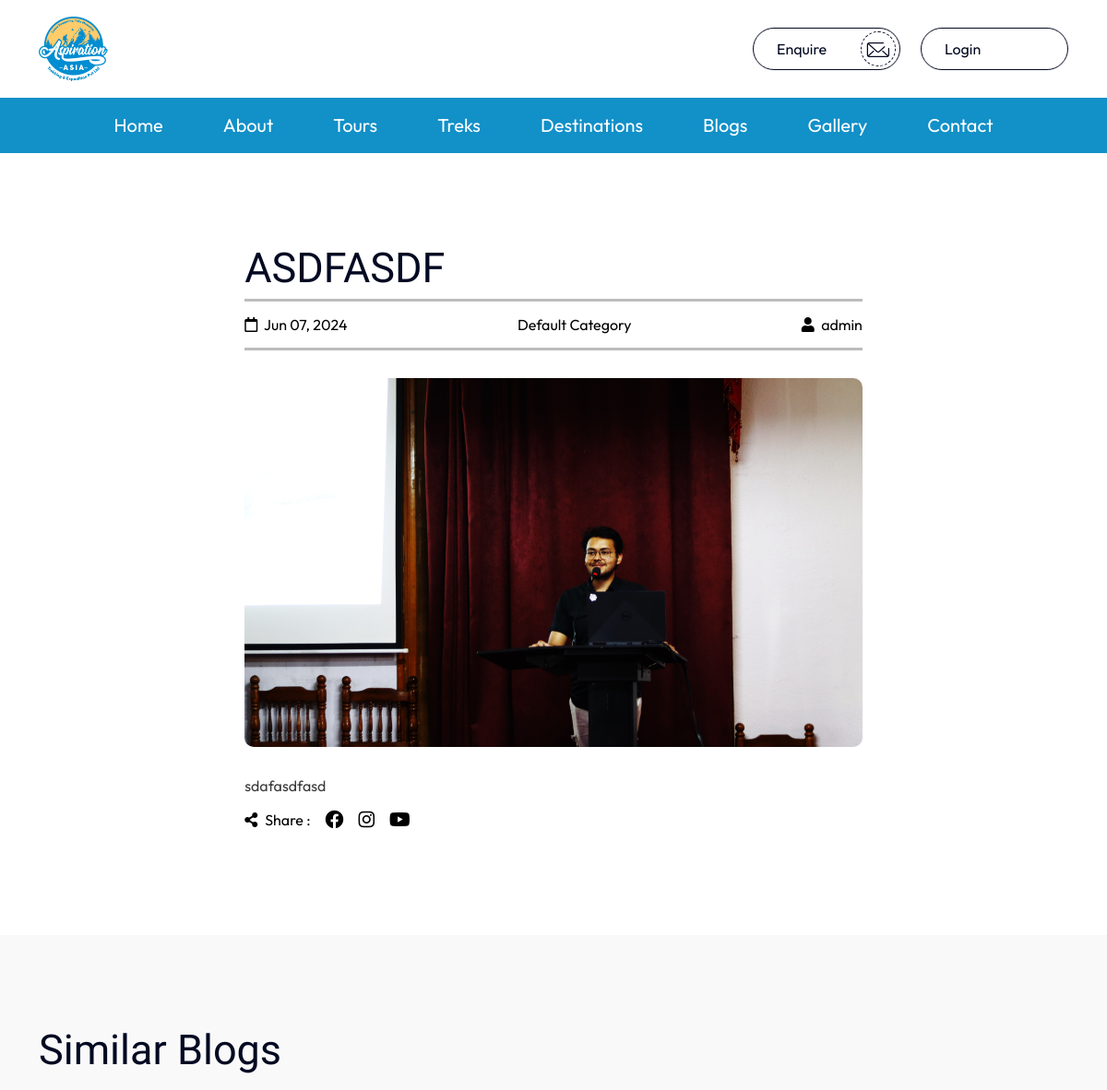
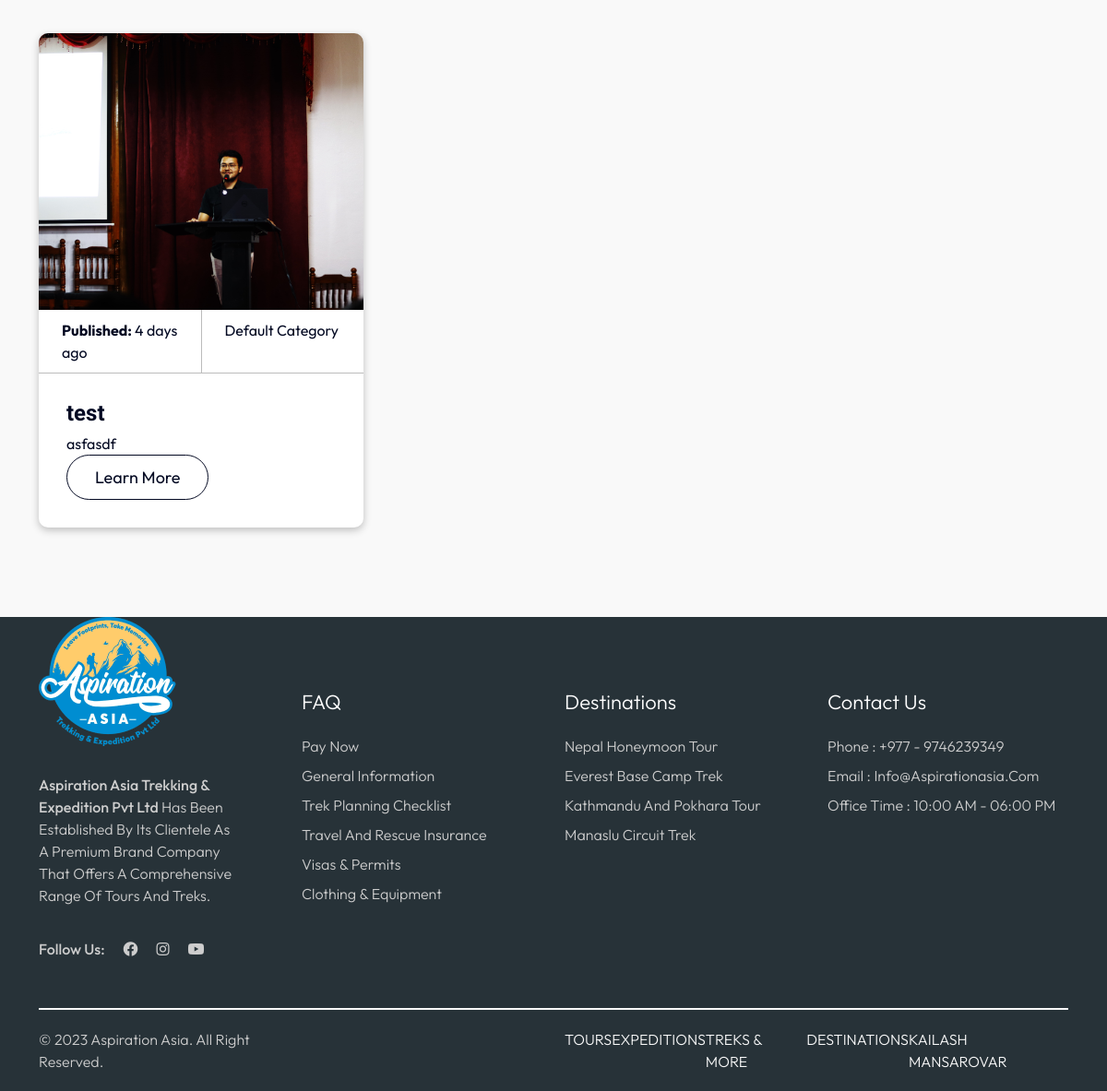
Page /blog/2 on the committed database (2 pictures, top to bottom).
### blogbreezeapp/models.py (models this page shows, shortened)
class Blog(models.Model):
    title = models.CharField(max_length=255)
    slug = models.SlugField(default="", null=False, blank=True, unique=True)
    publishdate = models.DateTimeField(auto_now_add=True)
    authorid = models.ForeignKey(User, on_delete=models.CASCADE, default='')
    featuredimage = models.ImageField(upload_to='uploads/', default=0)
    content = HTMLField(default='')
    category = models.ForeignKey(Category, on_delete=models.CASCADE, related_name='blogs', default=1)
    def __str__(self):
        return f'{self.title}'

class Category(models.Model):
  name = models.CharField(max_length=30)
  content = HTMLField(default = '')
  featuredimage = models.ImageField(upload_to='uploads/', default=0)
  author = models.ForeignKey(User, on_delete=models.CASCADE, default='')
  def __str__(self):
    return f'{self.name}'

### blogbreezeapp/views.py (the view)
# urls.py: path('blog/<int:id>', views.blogsingle, name='blogsingle'),
def blogsingle(request, id):
  blogsingle = Blog.objects.get(id=id)
  other_blogs = Blog.objects.exclude(id=id).order_by('?')[:3]
  template = loader.get_template('blogsingle.html')
  context = {
    'blogsingle': blogsingle,
    'otherblog':other_blogs,
  }
  return HttpResponse(template.render(context, request))

### blogbreezeapp/templatetags/blog_func.py (called while the page is built)
@register.filter
def dayssince(value):
    if not value:
        return ""
    delta = now() - value
    days = delta.days
    if days == 0:
        return "today"
    elif days == 1:
        return "yesterday"
    else:
        return f"{days} days ago"

### blogbreezeapp/templates/blogsingle.HTML
{% include 'theme-temp/header.html' %}
<section class="inner-about-sections section-gaps">
    <div class="container ">
        <div class="blog-content">
            <div class="secondary-title">
                <h3 class="title text-uppercase">
                    {{blogsingle.title}}
                </h3>
            </div>
            <div class="content ">
                <ul class="blog-info list-none d-flex justify-content-between">
                    <li>
                        <span>
                            <i class="far fa-calendar pe-1"></i>
                            {{blogsingle.publishdate|date:"M d, Y"}}
                        </span>
                    </li>
                    <li>
                        <span>
                            {{ blogsingle.category }}
                        </span>
                    </li>
                    <li>
                        <span>
                            <i class="fas fa-user pe-1"></i>
                            {{ blogsingle.authorid }}
                        </span>
                    </li>
                </ul>
                <div class="image">
                    <img src="{{ blogsingle.featuredimage.url }}" alt="">
                </div>
                <div class="text">
                    {{blogsingle.content|safe}}
                </div>
                <div>
                    <ul class="share-social-links list-none d-flex gap-3">
                        <li class="d-flex align-items-baseline">
                            <i class="fas fa-share-alt pe-2"></i>
                            <p>Share :</p>
                        </li>
                        <li>
                            <a href="#" title="" target="_blank">
                                <i class="fab fa-facebook"></i>
                            </a>
                        </li>
                        <li>
                            <a href="#" title="" target="_blank">
                                <i class="fab fa-instagram"></i>
                            </a>
                        </li>
                        <li>
                            <a href="#" title="" target="_blank">
                                <i class="fab fa-youtube"></i>
                            </a>
                        </li>
                    </ul>
                </div>
            </div>
        </div>
    </div>
</section>
<section class="top-teak-section section-gaps light-white-bg">
    <div class="container">
        <div class="secondary-title mb-5">
            <h3 class="title">
                Similar Blogs
            </h3>
        </div>
        <div class="trek-list-box">
            <div class="row trek-gap">
                {% for x in otherblog %}
                <div class="col-md-4">
                    {% include 'template-parts/similarblog.html' %}
                </div>
                {% endfor %}
            </div>
        </div>
    </div>
</section>
{% include 'theme-temp/footer.html' %}

### blogbreezeapp/templates/template-parts/similarblog.html (shortened to what this page needs)
{% load blog_func %}
<div class="item">
    <div class="img-holder">
        <a href="/blog/{{x.id}}" title="" class="h-100 d-block">
            <img src="{{ x.featuredimage.url }}" alt="" class="img-cover">
        </a>
    </div>
    <div class="content">
        <ul class="trek-info list-none">
            <li>
                <span>
                    <strong>Published: </strong>
                    {{ x.publishdate | dayssince }}
                </span>
            </li>
            <li>
                <span>
                    {{ x.category }}
                </span>
            </li>
        </ul>
        <div class="text">
            <h3 class="title mb-2">
                {{ x.title }}
            </h3>
            {{ x.content|safe | truncatewords:40}}
            <div class="btn-wrap">
                <a href="/blog/{{x.id}}" title="" class="border-btn med dark">
                    Learn More
                </a>
            </div>
        </div>
    </div>
</div>

### blogbreezeapp/static/css/all.css (style rules this page uses)
.fa, .fas, .far, .fal, .fab { -moz-osx-font-smoothing: grayscale; -webkit-font-smoothing: antialiased; display: inline-block; font-style: normal; font-variant: normal; text-rendering: auto; line-height: 1; }
.fa-calendar:before { content: "\f133"; }
.fa-facebook:before { content: "\f09a"; }
.fa-instagram:before { content: "\f16d"; }
.fa-share-alt:before { content: "\f1e0"; }
.fa-user:before { content: "\f007"; }
.fa-youtube:before { content: "\f167"; }
.fab { font-family: 'Font Awesome 5 Brands'; }
.far { font-family: 'Font Awesome 5 Free'; font-weight: 400; }
.fa, .fas { font-family: 'Font Awesome 5 Free'; font-weight: 900; }

### blogbreezeapp/static/css/style.css (style rules this page uses)
:root { --primary-color: #1290C8; --secondary-color: #d31b20; --dark-color: #030922; --light-gray: rgb(249 249 249 / 73%); --light-white: #F9F9F9; --gray-l-color: #666666; --primary-fonts: 'Outfit', sans-serif; --secondary-fonts: 'Khand', sans-serif; --extra-fonts: 'Jura', sans-serif; --default-transition: all 0.3s ease; --section-gaps: 100px; --section-md-gaps: 70px; }
body { font-family: var(--primary-fonts); -webkit-box-sizing: border-box; box-sizing: border-box; color: var(--dark-color); }
img { max-width: 100%; }
body, html { overflow-x:hidden; }
.h1, .h2, .h3, .h4, .h5, .h6, h1, h2, h3, h4, h5, h6 { font-family: var(--secondary-fonts); overflow-wrap: inherit; line-height: 1.1; }
a { text-decoration: none; display: inline-block; color:var(--primary-color); }
a, input[type="submit"], button { cursor: pointer; -webkit-transition: var(--default-transition); -o-transition: var(--default-transition); transition: var(--default-transition); }
.mb-5 { margin-bottom: 3.4rem !important; }
.social-links ul, .sub-menu, ul.contact-list, .social-link-list, .single-test-sty ul, .site-footer ul, .copyright-sec ul, .primary-menu, .list-none { list-style: none; margin: 0; padding: 0; }
.img-cover { width: 100%; height: 100%; -o-object-fit: cover; object-fit: cover; }
.light-white-bg { background-color: var(--light-white); }
.section-gaps { padding: var(--section-gaps) 0; }
.border-btn, .btn-box { padding: 14px 35px; font-size: 18px; min-width: 170px; border-radius: 50px; text-align: center; font-weight: 400; }
.border-btn.med, .btn-box.med { padding: 10px 30px; font-size: 18px; min-width: 140px; text-align: center; display: -webkit-inline-box; display: -ms-inline-flexbox; display: inline-flex; -webkit-box-align: center; -ms-flex-align: center; align-items: center; -webkit-box-pack: center; -ms-flex-pack: center; justify-content: center; }
.border-btn { border-radius: 50px; }
.border-btn.dark { border: 1px solid var(--dark-color); color: var(--dark-color); }
.trek-list-box .item { background: #fff; border-radius: 10px; overflow: hidden; }
.trek-list-box .item .img-holder { height: 300px; }
.trek-list-box .item ul.trek-info { display: flex; justify-content: space-between; border-bottom: 1px solid #BCBCBC; }
.trek-list-box .item ul.trek-info li { padding: 10px 20px; flex: 1 0 0%; font-size: 14px; }
.trek-list-box .item ul.trek-info li + li { border-left: 1px solid #BCBCBC; }
.trek-list-box .item ul.trek-info.list-none { display: flex; justify-content: space-between; border-bottom: 1px solid #BCBCBC; }
.trek-list-box .item ul.trek-info.list-none li { padding: 10px 25px; flex: 1 0 0%; font-size: 16px; }
.trek-list-box .item ul.trek-info.list-none li + li { border-left: 1px solid #BCBCBC; }
.trek-list-box .item .text { padding: 30px; }
.trek-list-box .item .title { font-size: 24px; font-weight: 600; }
.trek-gap { --bs-gutter-x: 30px; --bs-gutter-y: 30px; }
.trek-list-box .col-md-4 { border-radius: 10px; }
.trek-list-box .col-md-4 .item { box-shadow: rgba(0, 0, 0, 0.24) 0px 3px 8px; }
.secondary-title h3 { font-size: 45px; }
.blog-content { max-width: 60%; width: 100%; margin: auto; }
.blog-content img { width: 100%; height: 400px; object-fit: cover; border-radius: 10px; margin: 30px 0; }
.blog-content li > * { color: #000; }
.blog-content li { height: 50px; line-height: 50px; }
.blog-content .blog-info { border: 3px solid #bcbcbc; border-left: none; border-right: none; }
.blog-content .text { padding-right: 10px; color: #3a3a3a; }
.share-social-links > li:not(:first-child) { font-size: 20px; }

### rows in the picture
Blog: title "ASDFASDF", publishdate "Jun 07, 2024", category "Default Category", authorid "admin", featuredimage (picture), content "sdafasdfasd"
Blog: featuredimage (picture), publishdate|dayssince "4 days ago", category "Default Category", title "test", content "asfasdf"
